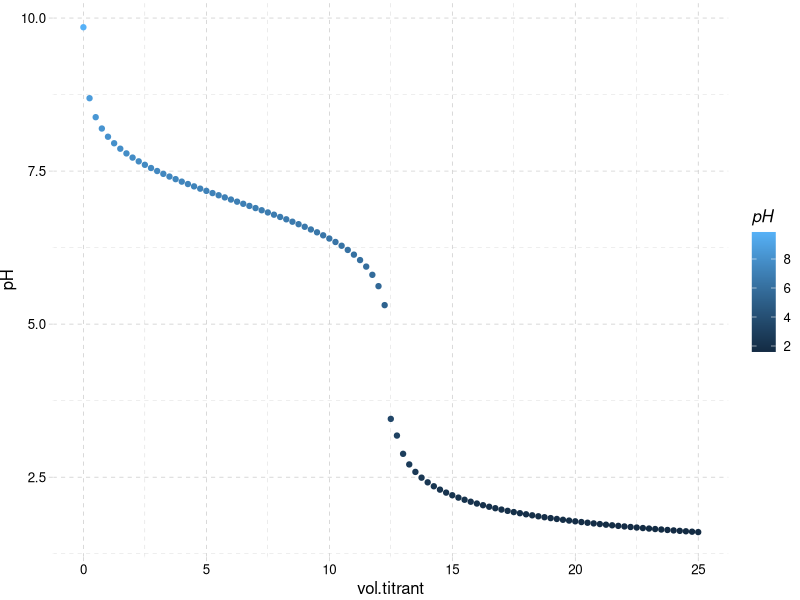
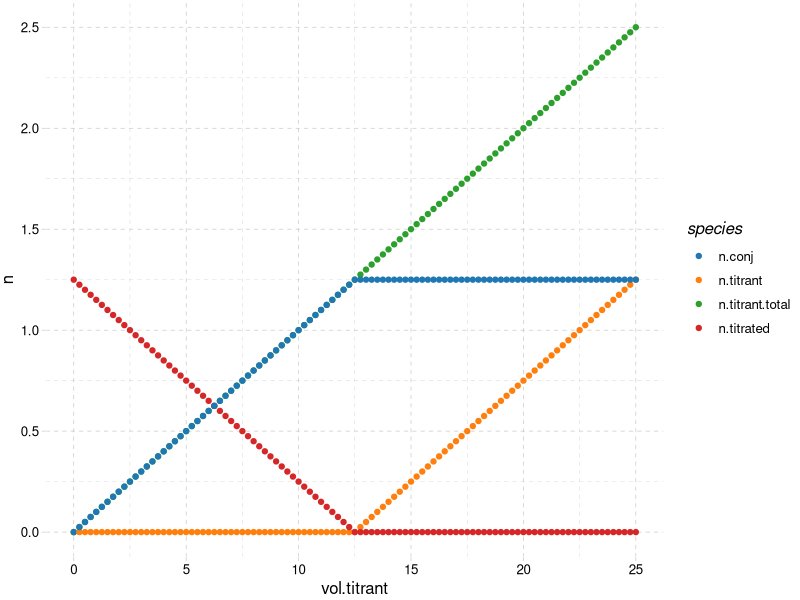

The R script that drew these images, in order:

#libraries----
library(tidyverse)
library(ggthemes)
library(ggsci)

#pH functions----

#strong acids
ph.st.ac <- function(conc){ #conc is concentration in mol/L
  -log10(conc)
}

#strong bases
ph.st.ba <- function(conc){
  14 + log10(conc)
}

#weak acids
ph.we.ac <- function(conc, pka){ #pka is pKa
  (pka - log10(conc))/2
}

#weak bases
ph.we.ba <- function(conc, pka){
  7 + (pka + log10(conc))/2
}

#conjugated species
ph.conj <- function(base.conc, acid.conc, pka){
  pka + log10(base.conc/acid.conc)
}

#equivalent volume function----
vol.eq <- function(conc.titrant, conc.titrated, vol.titrated){
  conc.titrated * vol.titrated / conc.titrant
}

#reaction table----
reac.table <- function(conc.titrant, conc.titrated, vol.titrated, ab, strength, pka){
  
  data.frame(vol.titrant = seq(0, 25, by=0.25),
             vol.eq = vol.eq(conc.titrant, conc.titrated, vol.titrated)) %>%
    mutate(
      vol.total = vol.titrated + vol.titrant,
      n.titrant.total = conc.titrant*vol.titrant,
      n.titrant = dplyr::if_else(vol.titrant < vol.eq, 
                                 0,
                                 n.titrant.total-vol.eq*conc.titrant),
      n.titrated = dplyr::if_else(vol.titrant < vol.eq,
                                  (conc.titrated * vol.titrated)-n.titrant.total,
                                  0),
      n.conj = dplyr::if_else(vol.titrant < vol.eq,
                              n.titrant.total,
                              conc.titrated * vol.titrated)
    ) %>%
    mutate(experiment = if_else(ab == 'acid' & strength == 'strong',
                                "strong acid",
                                if_else(ab == 'acid' & strength == 'weak',
                                        "weak acid",
                                        if_else(ab == 'base' & strength == 'strong',
                                                "strong base",
                                                "weak base"
                                        )
                                )
    )
    ) %>%
    mutate(pH = 
             if_else(
               experiment == 'strong acid',
               case_when(
                 vol.titrant == 0 ~ ph.st.ac(conc.titrated),
                 vol.titrant > 0 & vol.titrant < vol.eq ~ ph.st.ac(n.titrated/vol.total),
                 vol.titrant == vol.eq ~ 7,
                 vol.titrant > vol.eq ~ ph.st.ba(n.titrant/vol.total)
               ),
               if_else(
                 experiment == 'strong base',
                 case_when(
                   vol.titrant == 0 ~ ph.st.ba(conc.titrated),
                   vol.titrant > 0 & vol.titrant < vol.eq ~ ph.st.ba(n.titrated/vol.total),
                   vol.titrant == vol.eq ~ 7,
                   vol.titrant > vol.eq ~ ph.st.ac(n.titrant/vol.total)
                 ),
                 if_else(
                   experiment == 'weak acid',
                   case_when(
                     vol.titrant == 0 ~ ph.we.ac(conc.titrated, pka),
                     vol.titrant > 0 & vol.titrant < vol.eq ~ ph.conj(base.conc = n.conj, acid.conc = n.titrated, pka = pka),
                     vol.titrant == vol.eq ~ ph.we.ba(n.conj, pka = pka),
                     vol.titrant > vol.eq ~ ph.st.ba(n.titrant/vol.total)
                   ),
                   case_when(
                     vol.titrant == 0 ~ ph.we.ba(conc.titrated, pka),
                     vol.titrant > 0 & vol.titrant < vol.eq ~ ph.conj(base.conc = n.titrated, acid.conc = n.conj , pka = pka),
                     vol.titrant == vol.eq ~ ph.we.ac(n.conj, pka = pka),
                     vol.titrant > vol.eq ~ ph.st.ac(n.titrant/vol.total)
                   )
                 )
               )
             )
    )
}


reac.table <- reac.table(conc.titrant = 0.1, conc.titrated = 0.05, vol.titrated = 25, ab = "base", strength = "weak", pka =7)


p.ph <- ggplot(data = reac.table, aes(x = vol.titrant, y = pH, colour = pH)) +
  geom_point() +
  theme_pander()

p.ph


p.n <- reac.table %>%
  pivot_longer(cols = c(n.titrant, n.titrant.total, n.titrated, n.conj),
               names_to = "species",
               values_to = "n") %>%
  ggplot(aes(x = vol.titrant, y = n, color = species)) +
  geom_point() +
  theme_pander() +
  scale_colour_d3()

p.n




